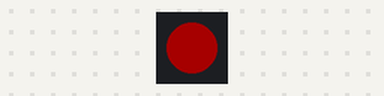
Simulated run of this program. Board: ESP32-S3. Parts: 1 RGB LEDs in strip order, left to right. Dim RGB values are drawn brighter than linear; what the program prints to the serial monitor is not drawn.

Above: at 0.15 s.
At 10.29 s:
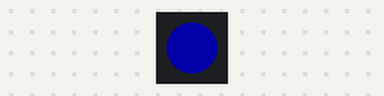
At 20.91 s:
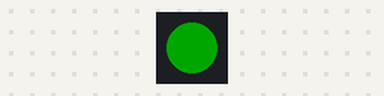
At 39.67 s:
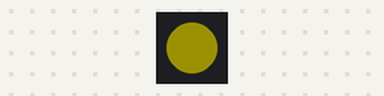
Timing chart, 0 to 40.0 s (numbered marks = the images above):
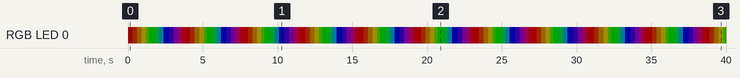

The program:

main.cpp
```cpp
#include <Arduino.h>
#include <FastLED.h>

//Onboard addressable led config
#define NUM_LEDS 1
#define LED_DRIVER_PIN 48 //The initial board version uses GPIO48, whereas v1.1 uses GPIO38

CRGB leds[NUM_LEDS];

void setup() {
  Serial.begin(115200);
  Serial.print("Avalible flash size: ");
  Serial.print(ESP.getFlashChipSize()/1024/1024);
  Serial.println("MB");

  if (psramFound()) Serial.println("PSRAM: Found");
  else {
    Serial.println("PSRAM: Not found");
  }

  FastLED.addLeds<NEOPIXEL, LED_DRIVER_PIN>(leds, NUM_LEDS);
}

void loop()
{
  /* Rainbow effect for onboard addressable RGBW LED */
  /* If the RGBW LED is not working, inspect the soldering pads on the board marked RGB, the pads need to be connected by soldering them together */

  for (int i=0; i<=255;i++) {
    leds[0] = CHSV( i, 255, 100);
    FastLED.show();
    delay(15);
  }
}
```

Measured:
- by itself, RGB LED 0: off → RGB(40, 0, 0) at 0.00 s, → RGB(32, 8, 0) 0.30 s later, → RGB(27, 16, 0) 0.30 s later, → RGB(27, 25, 0) 0.30 s later, … (145 changes in this stretch)
